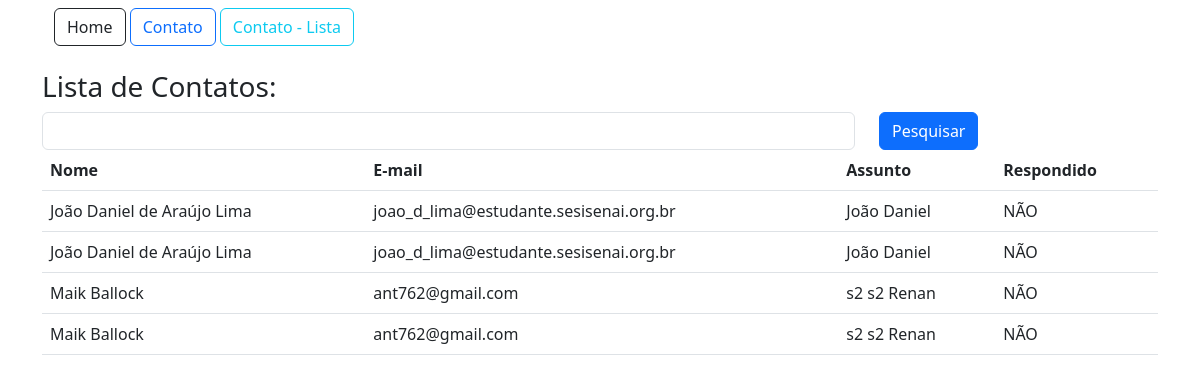
The app's page /contato/lista/, older data.
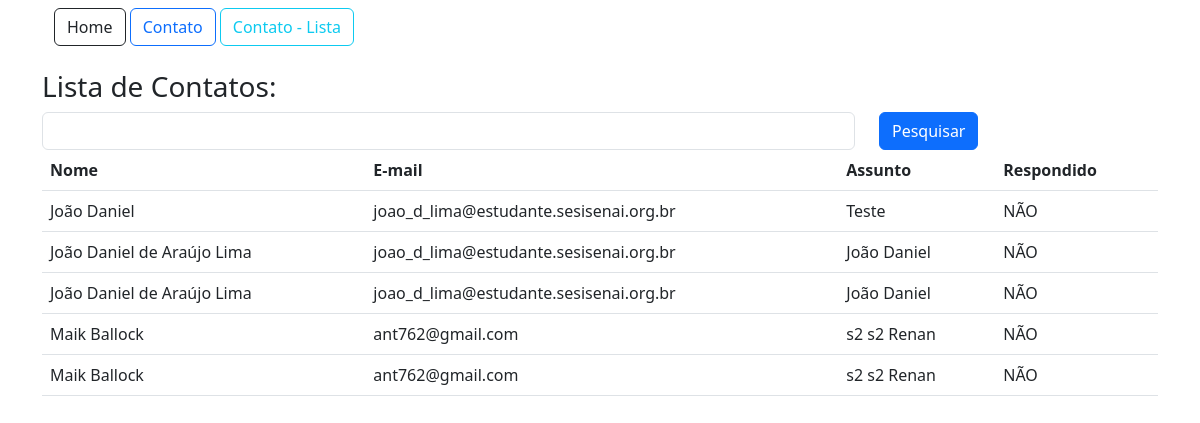
The same page, newer data.
### app/models.py (models this page shows)
class Contato (db.Model):
    id = db.Column (db.Integer, primary_key = True)
    data_envio = db.Column (db.DateTime, default = datetime.now())
    nome = db.Column (db.String, nullable = True)
    email = db.Column (db.String, nullable = True)
    assunto = db.Column (db.String, nullable = True)
    mensagem = db.Column (db.String, nullable = True)
    respondido = db.Column (db.Integer, default = 0)

### app/view.py (the view)
@app.route('/contato/lista/')
def contatoLista ():
    if request.method == 'GET':
        pesquisa = request.args.get('pesquisa', '')
    dados = Contato.query.order_by('nome')
    if pesquisa != '':
        dados = dados.filter_by (nome=pesquisa)
    context = {'dados': dados.all()}
    for linha in dados:
        print(linha.nome)
        print(linha.email)
        print(linha.assunto)
        print(linha.respondido)
    return render_template('contatoLista.html', context=context)

### app/templates/contatoLista.html
{% extends 'base.html' %}
{% block content %}
<div class="container">
  {% include 'nave.html' %}
  <div class="row mt-4">
    <h3>Lista de Contatos:</h3>
    <form method="get" class="row">
      <div class="col-9">
        <input type="text" name="pesquisa" class="form-control">
      </div>
      <div class="col-3">
        <button type="submit" class="btn btn-primary"> Pesquisar </button>
      </div>
    </form>
    <div class="col-12">
      <table class="table">
        <thead>
          <th>Nome</th>
          <th>E-mail</th>
          <th>Assunto</th>
          <th>Respondido</th>
        </thead>
        <tbody>
          {% for linha in context['dados'] %}
          <tr>
            <td>{{linha.nome}}</td>
            <td>{{linha.email}}</td>
            <td>{{linha.assunto}}</td>
            <td>
              {% if linha.respondido == 1 %}
              SIM
              {% else %}
              NÃO
              {% endif %}
            </td>
          </tr>
        </tbody>
        {% endfor %}
      </table>
    </div>
  </div>
</div>
{% endblock %}

### app/templates/base.html (shortened to what this page needs)
<!DOCTYPE html>
<html lang="en">
<head>
    <link rel="stylesheet" href="https://cdn.jsdelivr.net/npm/bootstrap@5.3.0/dist/css/bootstrap.min.css" />
</head>
<body>
    <section class="container-fluid mt-2">
        {% block content %} {% endblock %}
    </section>
</body>
</html>

### app/templates/nave.html
{% extends 'base.html' %}
{% block content %}
<a href="/" class="btn btn-outline-dark"> Home </a>
<a href="{{url_for ('contato')}}" class="btn btn-outline-primary"> Contato </a>
<a href="{{url_for ('contatoLista')}}" class="btn btn-outline-info"> Contato - Lista </a>
{% endblock %}

Row changes from the older to the newer data that the page shows:
added Contato: nome "João Daniel", email "joao_d_lima@estudante.sesisenai.org.br", assunto "Teste", respondido "NÃO"
